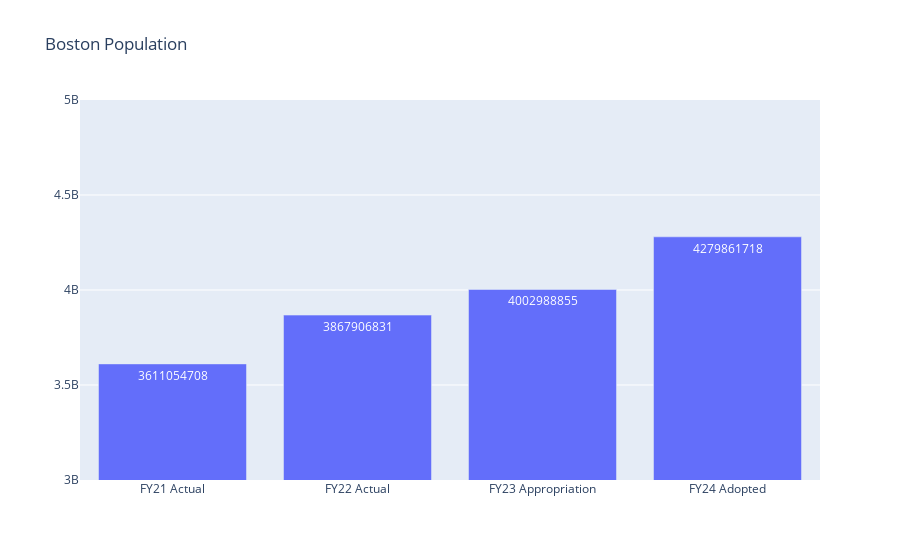

Write notebook code for a chart like this one.
### Code cell
x_values = ['FY21 Actual', 'FY22 Actual','FY23 Appropriation','FY24 Adopted']
y_values = [3611054708, 3867906831,4002988855,4279861718]

# Create the figure with the new x and y values
fig = go.Figure(
    data=[go.Bar(x=x_values, y=y_values,text=y_values,  # Set the bar texts with the y values
            textposition='auto',)],
    layout_title_text="Boston Population"
)
fig.update_layout(
    yaxis=dict(
        range=[3000000000, 5000000000]  # Set the range [min, max]
    )
)
# Show the figure
fig.show()

### Figure 1 — Plotly figure (JSON) as saved in the notebook; plotly's stock layout.template omitted (floating-point values rounded to 4 significant figures)
{"data": [{"text": ["3611054708", "3867906831", "4002988855", "4279861718"], "textposition": "auto", "type": "bar", "x": ["FY21 Actual", "FY22 Actual", "FY23 Appropriation", "FY24 Adopted"], "y": [3611054708, 3867906831, 4002988855, 4279861718]}], "layout": {"title": {"text": "Boston Population"}, "yaxis": {"range": [3000000000, 5000000000]}}}
